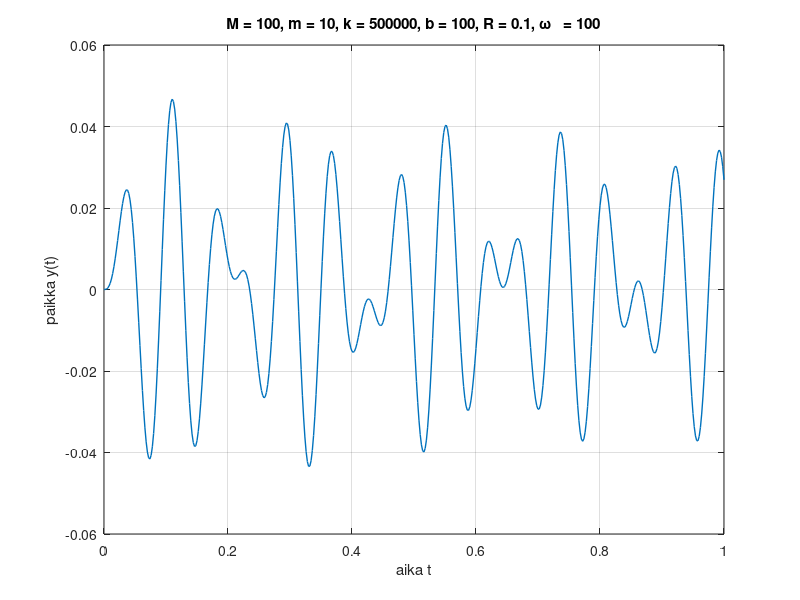
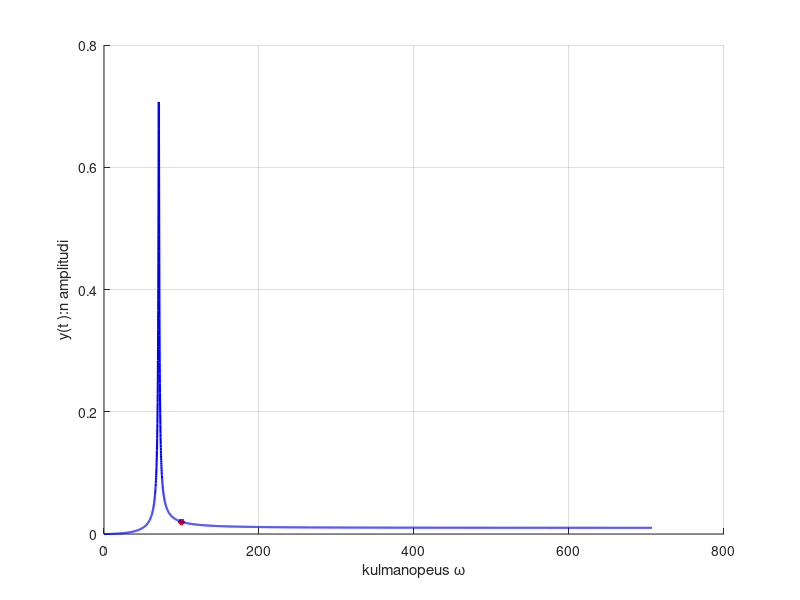

Recreate these plots in MATLAB, in order.
clear
close all

M = 100
m = 10
k = 500000
b = 100
R = 0.1
w_given = 100
% GIVEN

% My′′(t)+by′(t)+ky(t)=m R ω^2 sin(ωt), y(0) = 0,y′(0) = 0
% a*y''(t)+b*y'(t)+c*y(t)=A*sin(w*t+theta)+B, y(0)=y0, x'(0)=y1


a = M
%b = b
c = k
A = m * R * w_given * w_given
B = 0
y0h = 0
y1h = 0

K=1/sqrt((b*w_given)^2+(c-a*w_given^2)^2)
phi=atan2(-b*w_given,c-a*w_given^2)

xp=@(t) K*A*sin(w_given*t+phi)+B/c


y0 = y0h - K*A*sin(phi)-B/c
y1 = y1h - K*A*w_given*cos(phi)

D = b ^ 2 - 4 * a * c

if D<0
    alpha=-b/(2*a);
    tau=-1/alpha;
    w=sqrt(-D)/(2*a);
    C1=y0;
    C2=(y1-alpha*y0)/w;
    C=sqrt(C1^2+C2^2);
    th=atan2(C1,C2);
    y=@(t) C*exp(alpha*t).*sin(w*t+th);
    dy=@(t) C*exp(alpha*t)*alpha.*sin(w*t+th)+C*exp(alpha*t).*cos(w*t+th)*w;
    d2y=@(t) C*exp(alpha*t)*alpha^2.*sin(w*t+th) +2*C*exp(alpha*t)*alpha.*cos(w*t+th)*w-C*exp(alpha*t).*sin(w*t+th)*w^2;

elseif D==0
    la=-b/(2*a);
    tau=-1/la;
    C1=y0;
    C2=y1+la*y0;
    y=@(t) C1*exp(la*t)+C2*t.*exp(la*t);
    dy=@(t) C1*exp(la*t)*la+C2*exp(la*t)+C2*t.*exp(la*t)*la;
    d2y=@(t) C1*exp(la*t)*la^2+2*C2*la*exp(la*t) + C2*t.*exp(la*t)*la^2;


else
    la1=(-b+sqrt(D))/(2*a);
    la2=(-b-sqrt(D))/(2*a);
    tau=-1/la1;
    C1=(y1-la2*y0)/(la1-la2);
    C2=(y1-la1*y0)/(la2-la1);
    y=@(t) C1*exp(la1*t)+C2*exp(la2*t);
    dy=@(t) C1*exp(la1*t)*la1+C2*exp(la2*t)*la2;
    d2y=@(t) C1*exp(la1*t)*la1^2+C2*exp(la2*t)*la2^2;
end

x = @(t) xp(t) + y(t)

tmax=tau
t=0:tmax/1000:1;

figure(1)
plot(t, x(t), 'linewidth', 1)
grid
title(['M = ',num2str(M),', m = ',num2str(m),', k = ',num2str(k),...
      ', b = ',num2str(b),', R = ',num2str(R),', \omega   = ',num2str(w_given)])
xlabel('aika t')
ylabel('paikka y(t)')

K_w = @(w) 1 ./ sqrt((b .* w) .^ 2 + (c - a .* (w .^ 2)) .^2)
A_w = @(w) m .* R .* w .* w

w = 0:0.1:10 * sqrt(k / M)
figure(2)
hold
plot(100, A_w(100) .* K_w(100), 'r.', 'markersize', 15)
plot(w, A_w(w) .* K_w(w), 'blue', 'linewidth', 1.5)
grid
xlabel('kulmanopeus \omega')
ylabel('y(t ):n amplitudi')
